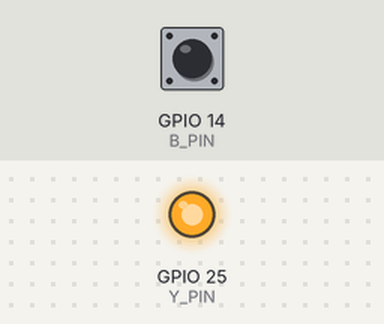
This sketch was run on a simulated ESP32. Parts: output pins drawn as LEDs (lit = HIGH). The inputs (shaded band) are chosen by the test bench; at power-on: GPIO 14 (B_PIN) HIGH.

Above: at 1.2 s.
1.3 s: GPIO 14 (B_PIN) pulled LOW for 0.15 s
At 1.37 s:
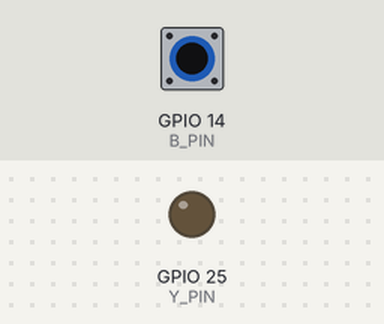
2.9 s: GPIO 14 (B_PIN) pulled LOW for 3.2 s
At 6.9 s:
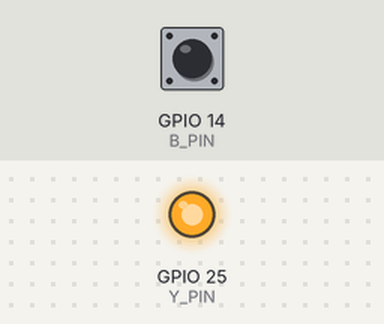
Timing chart, 0 to 8.4 s (numbered marks = the images above; inputs shaded):
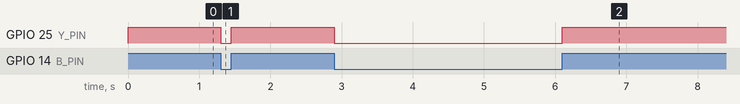

The sketch:

button.ino
```cpp
#define B_PIN 14
#define Y_PIN 25

int currentState;

void setup() {
  Serial.begin(9600);
  pinMode(B_PIN, INPUT_PULLUP);
  pinMode(Y_PIN, OUTPUT);
}

void loop() {
  currentState = digitalRead(B_PIN);

  if (currentState == LOW) {
    digitalWrite(Y_PIN, LOW);
  } else {
    digitalWrite(Y_PIN, HIGH);
  }
}
```

Measured:
- after the input at 1.3 s, GPIO 25 (Y_PIN): HIGH → LOW at once, → HIGH 0.15 s later
- after the input at 2.9 s, GPIO 25 (Y_PIN): HIGH → LOW at once, → HIGH 3.2 s later
